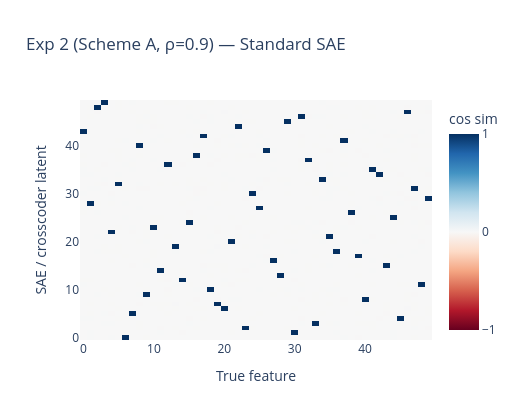
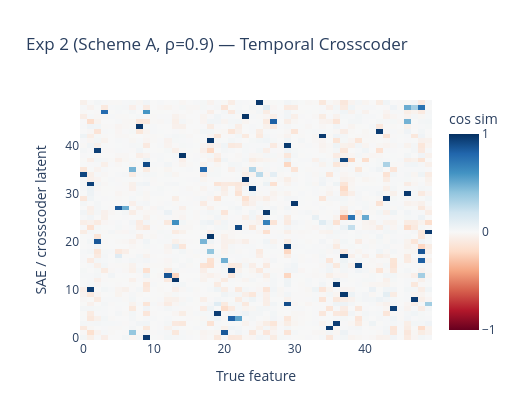

Source (notebook cell) for these figures, in order:
### Code cell
m_sae2   = feature_recovery_score(sae_exp2.W_dec.T, TRUE_FEATURES)
m_cross2 = feature_recovery_score(cc_exp2.decoder_directions(pos=0), TRUE_FEATURES)

print('\n=== Exp 2 results ===')
print_recovery('Standard SAE       ', m_sae2)
print_recovery('Temporal Crosscoder', m_cross2)

ALL_RESULTS.append({'label': f'Exp 2\nScheme A (ρ={RHO_A})', 'sae': m_sae2, 'crosscoder': m_cross2})

plot_recovery_heatmap(sae_exp2.W_dec.T, TRUE_FEATURES,
                      title=f'Exp 2 (Scheme A, ρ={RHO_A}) — Standard SAE')
plot_recovery_heatmap(cc_exp2.decoder_directions(pos=0), TRUE_FEATURES,
                      title=f'Exp 2 (Scheme A, ρ={RHO_A}) — Temporal Crosscoder')

### Figure 1 — Plotly figure (JSON) as saved in the notebook; plotly's stock layout.template omitted (floating-point values rounded to 4 significant figures; data arrays with more than 128 entries replaced by an {"elided": "..."} marker saying what was removed)
{"data": [{"colorbar": {"dtick": 1, "tickvals": [-1, 0, 1], "title": {"text": "cos sim"}}, "colorscale": [[0, "rgb(103,0,31)"], [0.1, "rgb(178,24,43)"], [0.2, "rgb(214,96,77)"], [0.3, "rgb(244,165,130)"], [0.4, "rgb(253,219,199)"], [0.5, "rgb(247,247,247)"], [0.6, "rgb(209,229,240)"], [0.7, "rgb(146,197,222)"], [0.8, "rgb(67,147,195)"], [0.9, "rgb(33,102,172)"], [1, "rgb(5,48,97)"]], "hovertemplate": "True feature: %{x}<br>SAE latent: %{y}<br>Cos sim: %{z:.3f}<extra></extra>", "type": "heatmap", "z": {"elided": "50x50 float values"}, "zmax": 1, "zmin": -1}], "layout": {"height": 420, "title": {"text": "Exp 2 (Scheme A, ρ=0.9) — Standard SAE"}, "width": 520, "xaxis": {"title": {"text": "True feature"}}, "yaxis": {"title": {"text": "SAE / crosscoder latent"}}}}

### Figure 2 — Plotly figure (JSON) as saved in the notebook; plotly's stock layout.template omitted (floating-point values rounded to 4 significant figures; data arrays with more than 128 entries replaced by an {"elided": "..."} marker saying what was removed)
{"data": [{"colorbar": {"dtick": 1, "tickvals": [-1, 0, 1], "title": {"text": "cos sim"}}, "colorscale": [[0, "rgb(103,0,31)"], [0.1, "rgb(178,24,43)"], [0.2, "rgb(214,96,77)"], [0.3, "rgb(244,165,130)"], [0.4, "rgb(253,219,199)"], [0.5, "rgb(247,247,247)"], [0.6, "rgb(209,229,240)"], [0.7, "rgb(146,197,222)"], [0.8, "rgb(67,147,195)"], [0.9, "rgb(33,102,172)"], [1, "rgb(5,48,97)"]], "hovertemplate": "True feature: %{x}<br>SAE latent: %{y}<br>Cos sim: %{z:.3f}<extra></extra>", "type": "heatmap", "z": {"elided": "50x50 float values"}, "zmax": 1, "zmin": -1}], "layout": {"height": 420, "title": {"text": "Exp 2 (Scheme A, ρ=0.9) — Temporal Crosscoder"}, "width": 520, "xaxis": {"title": {"text": "True feature"}}, "yaxis": {"title": {"text": "SAE / crosscoder latent"}}}}
